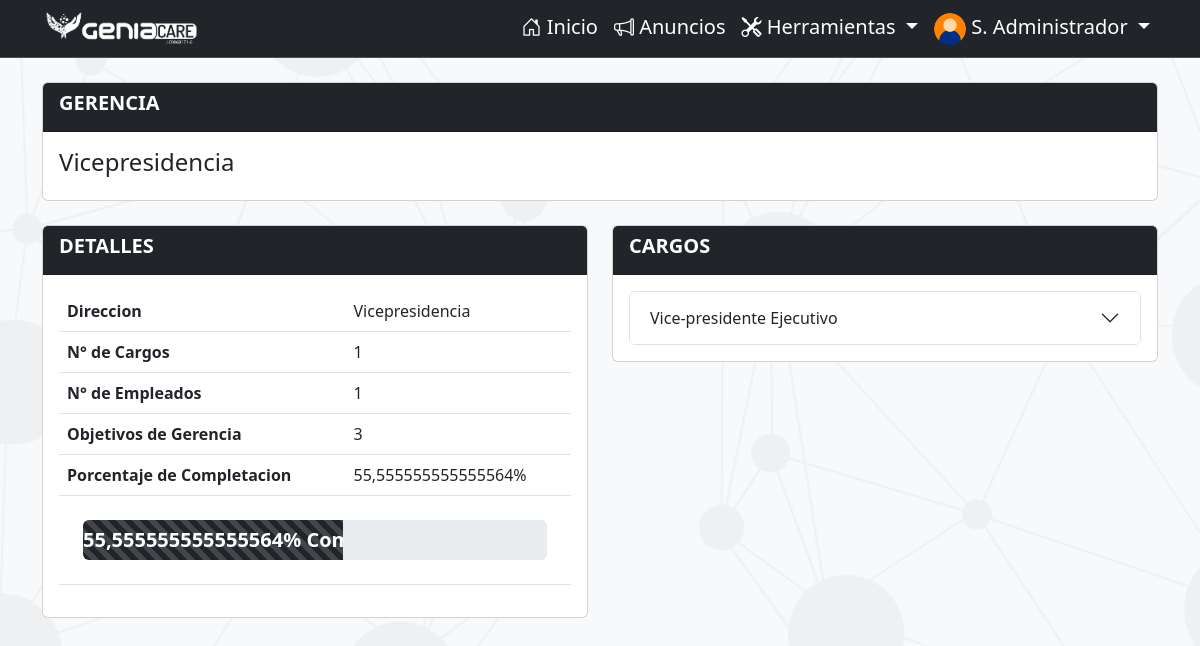
The app's page /gerencia/37 (signed in) with its own data.
### performanceGC/models.py (models this page shows, shortened)
class Empleado(models.Model):
    imagen = models.ImageField(upload_to='images/', null=True, blank=True)
    nombre = models.TextField(max_length=200)
    apellido = models.TextField(max_length=200)
    cedula = models.IntegerField(default=0, unique=True)
    ficha = models.IntegerField(default=0, unique=True)
    ceco = models.CharField(max_length=15)
    fechaIngreso = models.DateField('Fecha de Ingreso', null=True, blank=True)
    fechaEgreso = models.DateField(null=True, blank=True)
    fechaNacimiento = models.DateField(null=True, blank=True)
    cargo = models.ForeignKey(Cargo, on_delete=models.CASCADE)
    usuario = models.OneToOneField(
        User, on_delete=models.CASCADE, null=True, blank=True)
    es_evaluado = models.BooleanField(default=True)
    def __str__(self):
        return self.nombre + ' ' + self.apellido
    def get_short_name(self):
        return f'{self.nombre[0]}. {self.apellido.split()[0]}'.title()
    def objetivosPorcentaje(self):
        try:
            objetivo = self.objetivos_set.all()
            valor = 0
            completo = 0
            incompletas = 0
            totalActividades = 0
            totalActividadesCompletas = 0
            for obj in objetivo:
                valor += obj.porcentaje()
                if (obj.porcentaje() >= float(100)):
                    completo += 1
                totalActividades += obj.detallesActividades()[0]
                totalActividadesCompletas += obj.detallesActividades()[1]
            valor /= self.objetivos_set.count()
            incompletas = self.objetivos_set.count() - completo
            return valor, self.objetivos_set.count(), completo, totalActividades, totalActividadesCompletas, incompletas
        except:
            return 0, 0, 0, 0, 0, 0

class Gerencia(models.Model):
    nombreText = models.CharField(max_length=200)
    direccion = models.ForeignKey(
        Direccion, on_delete=models.SET_NULL, null=True)
    departamento = models.ForeignKey(
        Departamento, on_delete=models.SET_NULL, null=True)
    debajo = models.ForeignKey(
        'self', on_delete=models.CASCADE, null=True, blank=True)
    def cargosAsociados(self):
        return self.cargo_set.all().order_by('nivel__valor')
    def cantidadEmpleados(self):
        cargos = self.cargo_set.all()
        cantidad = 0
        for cargo in cargos:
            cantidad += cargo.empleadosAsociados().count()
        return cantidad
    def objetivosGerencia(self):
        periodo = Periodo.objects.last()
        empleados = Empleado.objects.filter(
            cargo__gerencia=self, fechaEgreso__isnull=True)
        cantidad = 0
        for empleado in empleados:
            cantidad += empleado.objetivos_set.filter(periodo=periodo).count()
        return cantidad
    def porcentajeCompletacionObjetivos(self):
        empleados = Empleado.objects.filter(
            cargo__gerencia=self, fechaEgreso__isnull=True)
        valor = 0
        for empleado in empleados:
            valor += empleado.objetivosPorcentaje()[0]
        return valor/empleados.count()

class Direccion(models.Model):
    nombre = models.CharField(max_length=200, unique=True)
    debajo = models.ForeignKey(
        'self', on_delete=models.CASCADE, null=True, blank=True)
    def __str__(self):
        return self.nombre

class Cargo(models.Model):
    nombreText = models.CharField(max_length=200)
    supervisor = models.ForeignKey(
        'self', on_delete=models.CASCADE, null=True, blank=True)
    nivel = models.ForeignKey(Niveles, on_delete=models.CASCADE, null=True)
    gerencia = models.ForeignKey(Gerencia, on_delete=models.CASCADE, null=True, blank=True)
    direccion = models.ForeignKey(Direccion, on_delete=models.CASCADE, null=True, blank=True)
    nombre_infocent = models.CharField(max_length=200, null=True, blank=True)
    def __str__(self):
        return self.nombreText
    def empleadosAsociados(self):
        return self.empleado_set.all()

class Periodo(models.Model):
    año_inicio = models.IntegerField(default=datetime.now().year, unique=True)
    año_fin = models.IntegerField(default=datetime.now().year+1, unique=True)
    fechaInicioEvaluaciones = models.DateField(
        'Fecha de Inicio', null=True, blank=True)
    fechaFinEvaluaciones = models.DateField(
        'Fecha de Fin', null=True, blank=True)
    evaluacionesHabilitadas = models.BooleanField(default=False)
    is_active = models.BooleanField(default=False)

class Objetivos(models.Model):
    periodo = models.ForeignKey(Periodo, on_delete=models.CASCADE)
    empleado = models.ForeignKey(Empleado, on_delete=models.CASCADE)
    texto = models.TextField()
    tipo = models.ForeignKey(DistribucionObjetivo, on_delete=models.CASCADE, null=True)
    createdBy = models.ForeignKey(User, on_delete=models.CASCADE)
    created = models.DateTimeField(auto_now_add=True)
    def porcentaje(self):
        try:
            return float(f'{(self.actividades_set.filter(estado=True).count() * 100) / self.actividades_set.count()}')
        except:
            return float(0)
    def detallesActividades(self):
        actividades = self.actividades_set.count()
        completadas = self.actividades_set.filter(estado=True).count()
        return actividades, completadas

### performanceGC/views.py (the view)
# urls.py: path('gerencia/<int:gerencia_id>', views.gerenciaDetails, name = 'gerenciadetails'),
@staff_member_required(login_url='signin')
def gerenciaDetails(request, gerencia_id):
    gerencia = get_object_or_404(Gerencia, pk=gerencia_id)
    return render(request, 'gerencia.html', {'gerencia': gerencia})

### performanceGC/templates/gerencia.html (shortened to what this page needs)
{% extends 'main.html' %}
{% load static %}
{% load custom_tags %}
{% block content %}
<main class="container">
    <div class="card mt-4">
        <div class="card-header text-bg-dark bg-dark">
            <h5 class="lead fw-bold">GERENCIA</h5>
        </div>
        <div class="card-body">
            <h4 class=" lead fs-4">{{gerencia.nombreText}}</h4>
        </div>
    </div>
    <section class="row mt-4">
        <div class="col">
            <div class="card">
                <div class="card-header text-bg-dark bg-dark">
                    <h5 class="lead fw-bold">DETALLES</h5>
                </div>
                <div class="card-body">
                    <table class="table">
                        <tbody>
                            <tr>
                                <th>Direccion</th>
                                <td>{{gerencia.direccion}}</td>
                            </tr>
                            <tr>
                                <th>N° de Cargos</th>
                                <td>
                                    {{gerencia.cargosAsociados.count}}
                                </td>
                            </tr>
                            <tr>
                                <th>N° de Empleados</th>
                                <td>
                                    {{gerencia.cantidadEmpleados}}
                                </td>
                            </tr>
                            <tr>
                                <th>Objetivos de Gerencia</th>
                                <td>{{gerencia.objetivosGerencia}}</td>
                            </tr>
                            <tr>
                                <th>Porcentaje de Completacion</th>
                                <td>{{gerencia.porcentajeCompletacionObjetivos}}%</td>
                            </tr>
                            <tr>
                                <th colspan="2">
                                    <div class="progress m-3" style="height: 40px;">
                                        <div class="progress-bar progress-bar-striped progress-bar-animated bg-dark lead fw-bold"
                                            role="progressbar" aria-label="Example 20px high"
                                            style="width: {{gerencia.porcentajeCompletacionObjetivos|floatformat:0}}%;"
                                            aria-valuenow="{{empleado.objetivosPorcentaje.0}}"
                                            aria-valuemin="0" aria-valuemax="100">
                                            {{gerencia.porcentajeCompletacionObjetivos}}% Completado
                                        </div>
                                    </div>
                                </th>
                            </tr>
                        </tbody>
                    </table>
                </div>
            </div>
        </div>
        <div class="col">
            <div class="card">
                <div class="card-header text-bg-dark bg-dark">
                    <h5 class="lead fw-bold">CARGOS</h5>
                </div>
                <div class="card-body">
                    <div class="accordion" id="accordionExample">
                        {% for cargo in gerencia.cargosAsociados %}
                        <div class="accordion-item">
                            <h2 class="accordion-header">
                                <button class="accordion-button collapsed" type="button" data-bs-toggle="collapse"
                                    data-bs-target="#collapse{{forloop.counter}}"
                                    aria-expanded="{% if forloop.first %}true{% else %}false{% endif %}"
                                    aria-controls="collapse{{forloop.counter}}">
                                    {{cargo}}
                                </button>
                            </h2>
                        </div>
                        {% endfor %}
                    </div>
                </div>
            </div>
        </div>
    </section>
</main>
{% endblock %}

### performanceGC/templates/main.html (shortened to what this page needs)
{% load static %}
<!DOCTYPE html>
<html lang="en">
<head>
  <link href="https://cdn.jsdelivr.net/npm/bootstrap@5.3.0-alpha3/dist/css/bootstrap.min.css" rel="stylesheet"
>
  <link rel="stylesheet" href="https://cdn.jsdelivr.net/npm/bootstrap-icons@1.10.4/font/bootstrap-icons.css">
  <link rel="stylesheet" href="https://cdnjs.cloudflare.com/ajax/libs/select2/4.0.13/css/select2.min.css">
  <link rel="stylesheet" type="text/css" href="https://cdn.datatables.net/v/dt/dt-1.10.25/datatables.min.css" />
  <link rel="stylesheet" href="{% static 'styles.css' %}">
  <link rel="stylesheet" href="https://cdn.datatables.net/1.13.6/css/jquery.dataTables.css" />
</head>
<body class="bg-light bg-image" >
  <nav class="navbar navbar-expand-lg bg-dark border-bottom border-bottom-dark py-1 " data-bs-theme="dark">
    <div class="container">
      <a class="navbar-brand  py-0" href="{% url 'index' %}">
        <img src="{% static 'logo.png' %}" alt="GeniaCare" height="40" class="logo">
      </a>
      {% if user.is_authenticated %}
      <div class="collapse navbar-collapse" id="navbarSupportedContent">
        <ul class="navbar-nav ms-auto mb-2 mb-lg-0">
          <li class="nav-item-gc">
            <a class="nav-link text-white fs-5 bi bi-house-door" aria-current="page" href="{% url 'index' %}"> Inicio</a>
          </li>
          <li class="nav-item-gc">
            <a class="nav-link text-white fs-5 bi bi-megaphone" aria-current="page" href="{% url 'announcements' %}"> Anuncios</a>
          </li>
          {% if user.is_staff %}
          <li class="nav-item-gc dropdown ">
            <a class="nav-link dropdown-toggle text-white fs-5 bi bi-tools" href="" role="button"
              data-bs-toggle="dropdown" aria-expanded="false">
              Herramientas
            </a>
          </li>
          {% endif %}
          <li class="nav-item-g c dropdown ">
            <a class="nav-link dropdown-toggle text-white fs-5" href="" role="button" data-bs-toggle="dropdown"
              aria-expanded="false">
              <img
                src="{% if  user.empleado.imagen %} {{ user.empleado.imagen.url }} {% else %} /static/default-avatar.png {% endif %}"
                alt="" class="rounded-circle img-fluid" style="width: 32px; height: 32px; object-fit: cover;">
              {{user.empleado.get_short_name}}
            </a>
          </li>
        </ul>
      </div>
      {% endif %}
    </div>
  </nav>
  {% block content %}
  {% endblock %}
</body>
</html>

### records on screen
Gerencia: nombreText "Vicepresidencia", direccion "Vicepresidencia", cargosAsociados.count "1", cantidadEmpleados "1", objetivosGerencia "3", porcentajeCompletacionObjetivos "55,555555555555564"
Cargo: nombreText "Vice-presidente Ejecutivo"

### other values on screen
{{ user.empleado.get_short_name }} "S. Administrador"
